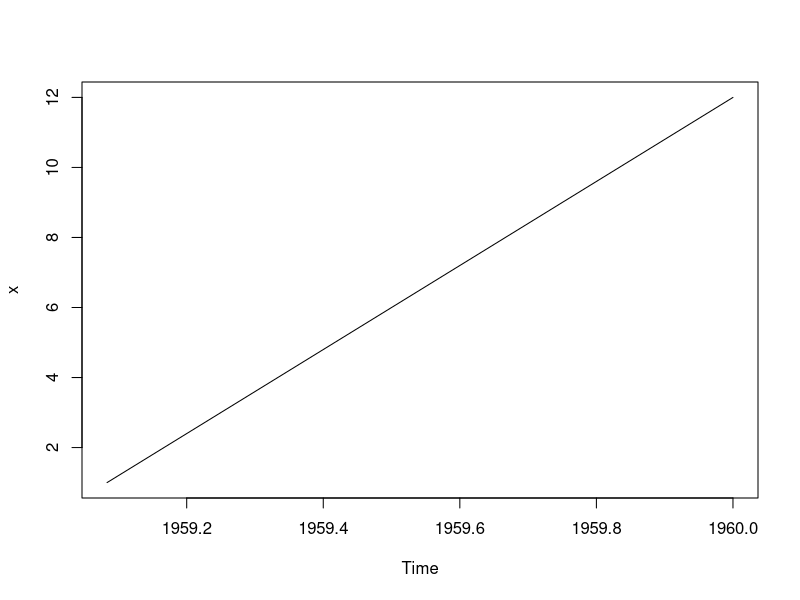
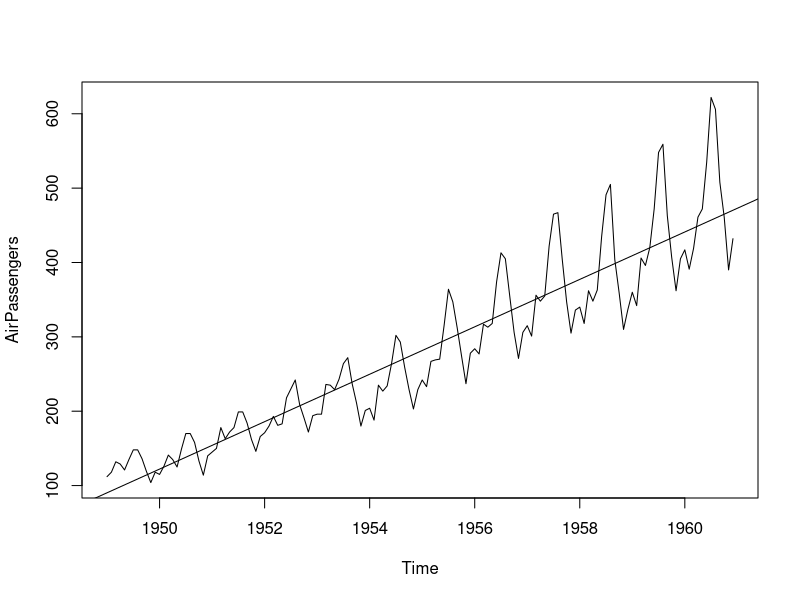
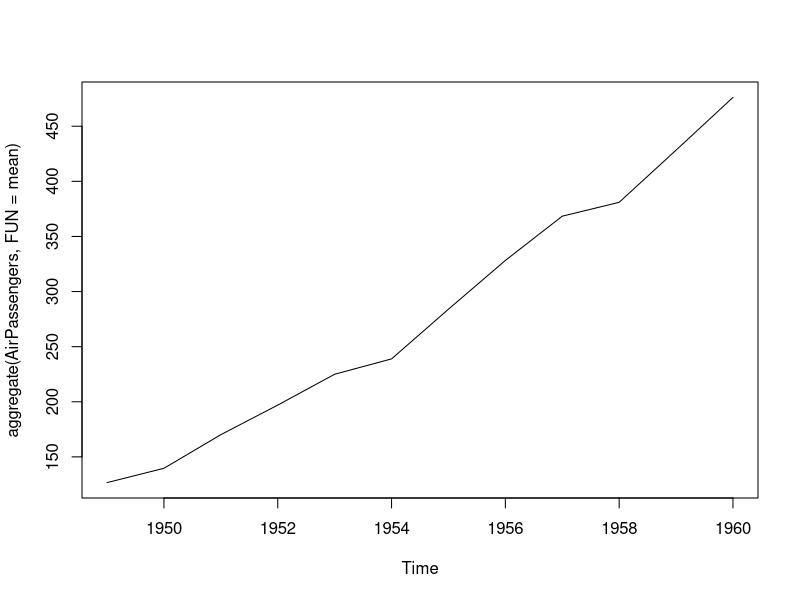
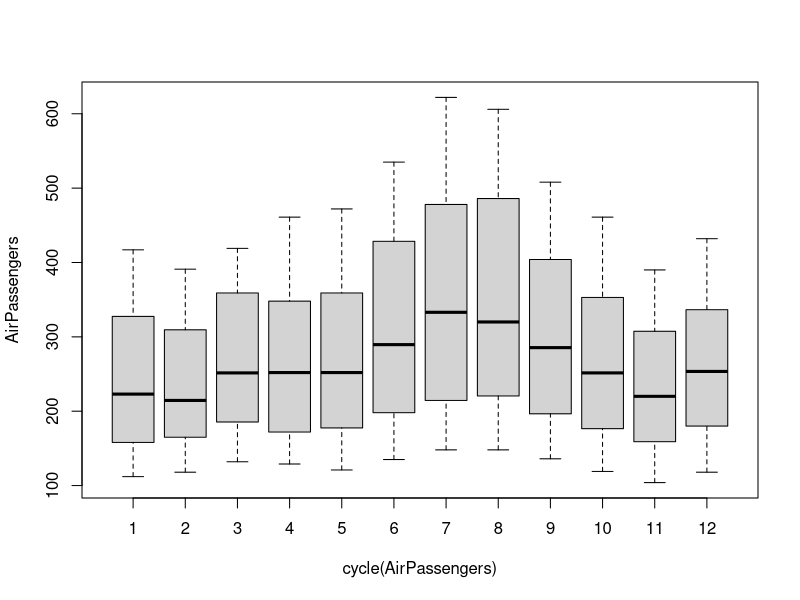
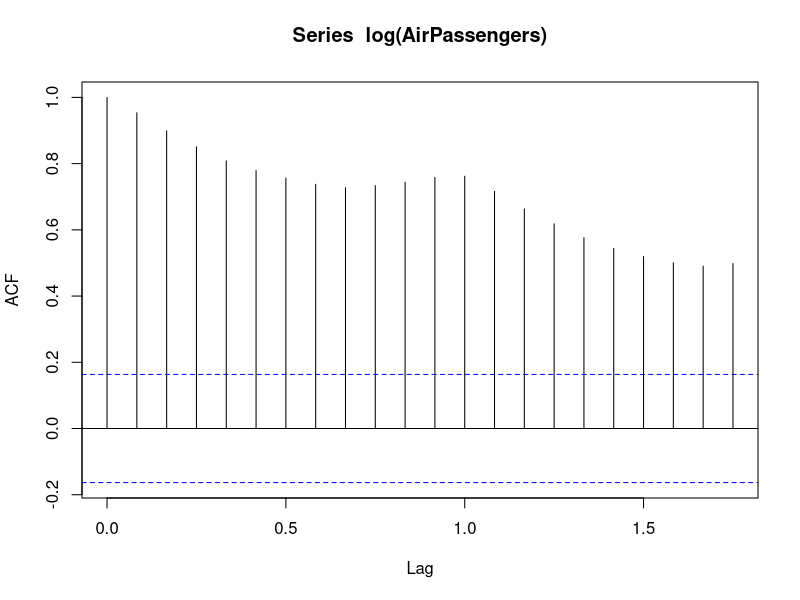
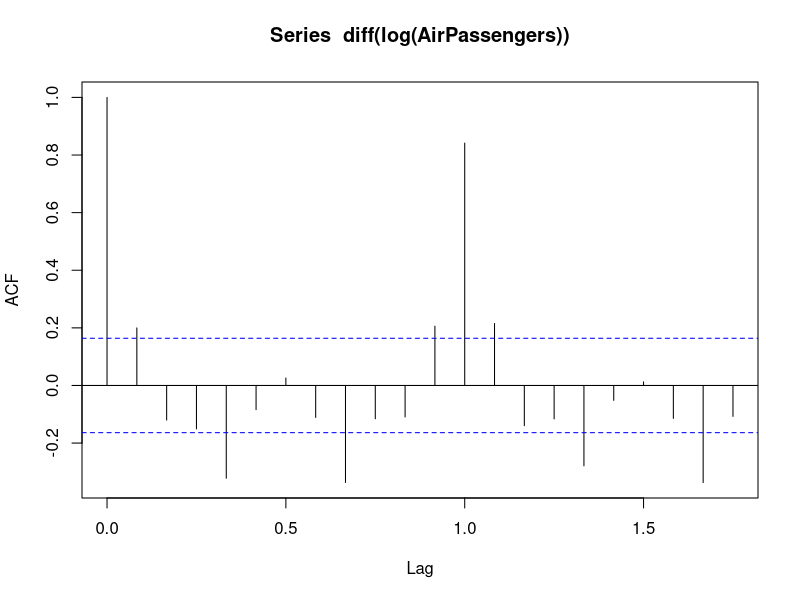

Generate these figures, in order, with R: (Note: this script raises an error after producing the figures.)
x <- ts (1:20, frequency = 4, start = c(1959,1)) # frequency 4 => Quarterly Data
x <-ts (1:12, frequency = 12, start = c(1959,2)) # freq 12 => Monthly data. 
ts (1:20, frequency = 1, start = c(1959), end=c(1962))# Freq 1 - yearly data
plot(x)

#==

library(tseries)
adf.test(AirPassengers) # Augmented Dickey-Fuller Test p-value < 0.05 indicates the TS is stationary

data(AirPassengers) # loads a dataset
class(AirPassengers) # identifies class 
#class(mtcars)

start(AirPassengers)
end(AirPassengers)
frequency(AirPassengers)

summary(AirPassengers)

plot(AirPassengers) # plots year VS number of passangers

abline(reg=lm(AirPassengers~time(AirPassengers))) # fits line

cycle(AirPassengers) #This will print the cycle across years.

#This will aggregate the cycles and display a year on year trend
plot(aggregate(AirPassengers,FUN=mean))

#Box plot across months will give us a sense on seasonal effect
boxplot(AirPassengers~cycle(AirPassengers))
#Imp Deductions
#1. The year on year trend clearly shows increase in number of passangers
#2. The variance and the mean value in July and August is much higher than other months
#3. Variation is small otherwise, there is a seasonal effect



acf(log(AirPassengers))
acf(diff(log(AirPassengers)))
(fit <- arima(log(AirPassengers), c(0, 1,1),seasonal = list(order = c(0, 1, 1), period = 12)))
pred <- predict(fit, n.ahead = 10*12)
summary(pred)
plot(pred)
pred
ts.plot(AirPassengers,2.718^pred$pred, log = "y", lty = c(1,3))

